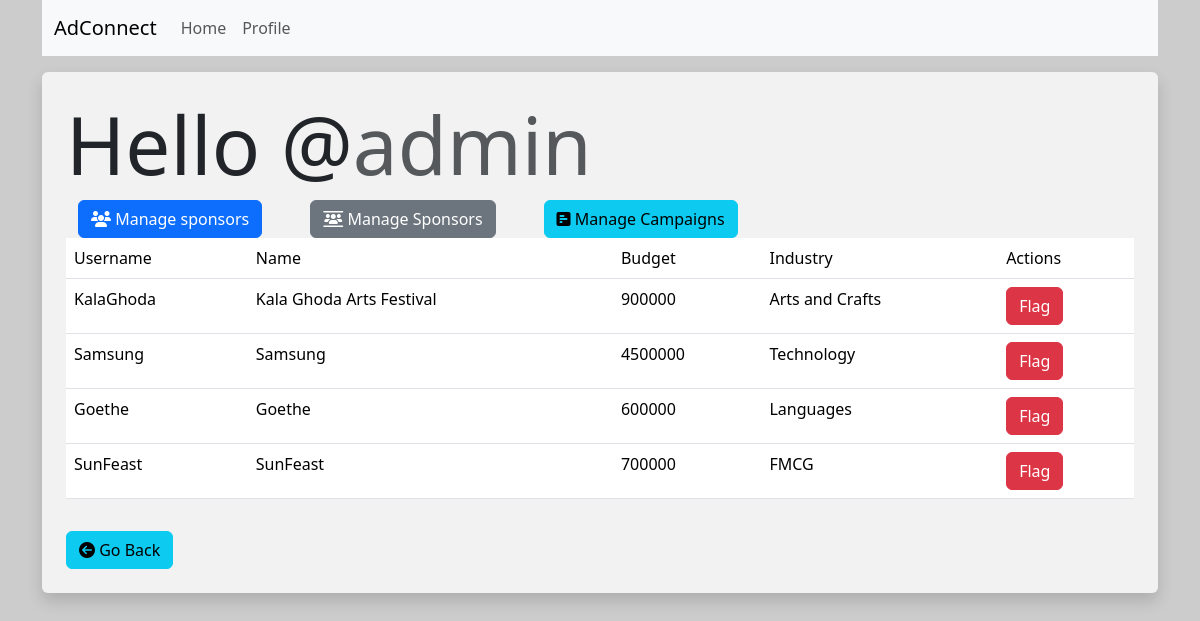
The page /admin/manage_sponsors (signed in) on the database its author committed.
### models.py (models this page shows)
class Admin(db.Model):
    __tablename__ = 'admins'
    id = db.Column(db.Integer, primary_key=True)
    username = db.Column(db.String(128), unique=True,nullable=False)
    passhash = db.Column(db.String(256),nullable=False)
    name = db.Column(db.String(64),nullable=True)
    flags = db.relationship('Flag', back_populates='admin')

class Sponsor(db.Model):
    __tablename__ = 'sponsors'
    id = db.Column(db.Integer, primary_key=True)
    username = db.Column(db.String(128),unique=True,nullable=False)
    passhash = db.Column(db.String(256),nullable=False)
    name = db.Column(db.String(64),nullable=True)
    budget = db.Column(db.Integer,nullable=True)
    industry = db.Column(db.String(64), nullable=True)
    campaigns = db.relationship('Campaign', back_populates='sponsor')
    ad_requests = db.relationship('AdRequest', back_populates='sponsor')

### routes.py (the view)
@app.route("/admin/manage_sponsors")
@admin_required
def manage_sponsors():
    admin=Admin.query.get(session['id'])
    sponsors = Sponsor.query.all()
    flagged_sponsors = Flag.query.filter_by(entity_type='sponsor').all()
    flagged_sponsor_ids = {flag.entity_id for flag in flagged_sponsors}
    return render_template('/admin/manage_sponsors.html', sponsors = sponsors, admin=admin, flagged_sponsor_ids=flagged_sponsor_ids)

### routes.py (called while the page is built)
def admin_required(inner_func):
    @wraps(inner_func)
    def decorated_func(*args, **kwargs):
        if session.get("id"):
            if session.get("user_type") == "admin":
                return inner_func(*args, **kwargs)
            else:
                flash("Error : You are not authorized to access this page")
                return redirect(url_for('index'))
        else:
            flash("Error : Please log in to continue")
            return redirect(url_for('login'))
    return decorated_func

### templates/admin/manage_sponsors.html (shortened to what this page needs)
{% extends 'layout.html' %}
{% block content %}
    <div class="p-4 bg-white bg-opacity-75 rounded shadow mt-3">
        <h1 class="display-1">Hello @<span class="text-muted">{{  admin.username  }}</span></h1>
        <div class=" container d-flex gap-5">
            <a href="{{ url_for('manage_sponsors') }}" class="btn btn-primary"><i class="fa-solid fa-users"></i> Manage sponsors</a>
            <a href="{{ url_for('manage_sponsors') }}" class="btn btn-secondary"><i class="fa-solid fa-users-between-lines"></i> Manage Sponsors</a>
            <a href="{{ url_for('manage_campaigns') }}" class="btn btn-info"><i class="fa-solid fa-square-poll-horizontal"></i> Manage Campaigns</a>
        </div>
        <table class="table table-hover">
            <thead>
                <tr>
                    <td>Username</td>
                    <td>Name</td>
                    <td>Budget</td>
                    <td>Industry</td>
                    <td>Actions</td>
                </tr>
            </thead>
            <tbody>
                {% for sponsor in sponsors %}
                    <tr>
                        <td>{{sponsor.username}}</td>
                        <td>{{sponsor.name}}</td>
                        <td>{{sponsor.budget}}</td>
                        <td>{{sponsor.industry}}</td>
                        <td>
                            {% if sponsor.id in flagged_sponsor_ids %}
                                <form action="{{url_for('unflag_entity',entity_type='sponsor', entity_id=sponsor.id, admin_id = admin.id)}}" class="form" method="post">
                                    <button type="submit" class="btn btn-success"> Unflag </button>
                                </form>
                            {% else %}
                                <form action="{{url_for('flag_entity',entity_type='sponsor', entity_id=sponsor.id, admin_id = admin.id)}}" class="form" method="post">
                                    <button type="submit" class="btn btn-danger"> Flag </button>
                                </form>
                            {% endif %}
                        </td>
                    </tr>
                {% endfor %}
            </tbody>
        </table>
        <div class="form-group p-2"></div>
            <a href="{{ url_for('admin_home') }}" class="btn btn-info"><i class="fa fa-arrow-circle-left"></i> Go Back</a>
        </div>
    </div>
{% endblock %}

### templates/layout.html (style rules this page uses)
body { background-image: url('https://picsum.photos/1920/1080'); background-size: cover; background-repeat: no-repeat; background-attachment: fixed; }

### rows shown on the page
Admin: username "admin"
Sponsor: username "KalaGhoda", name "Kala Ghoda Arts Festival", budget "900000", industry "Arts and Crafts"
Sponsor: username "Samsung", name "Samsung", budget "4500000", industry "Technology"
Sponsor: username "Goethe", name "Goethe", budget "600000", industry "Languages"
Sponsor: username "SunFeast", name "SunFeast", budget "700000", industry "FMCG"
